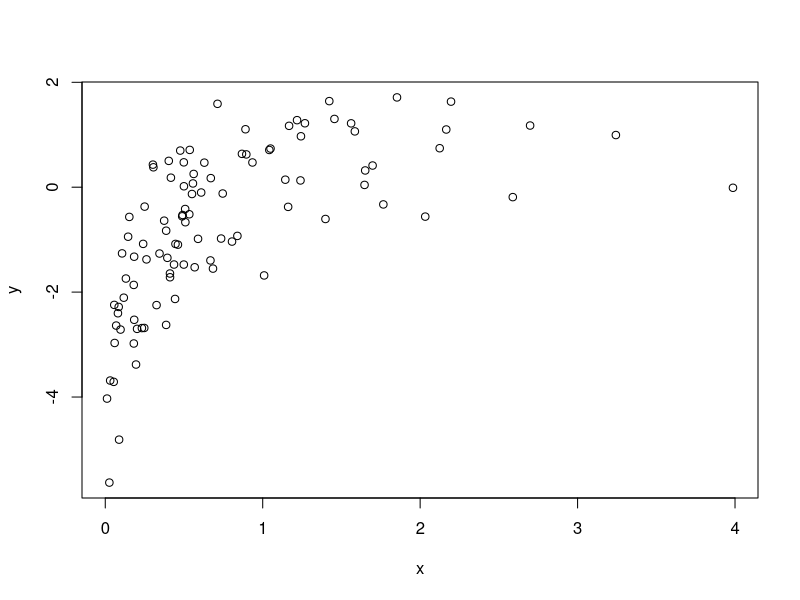
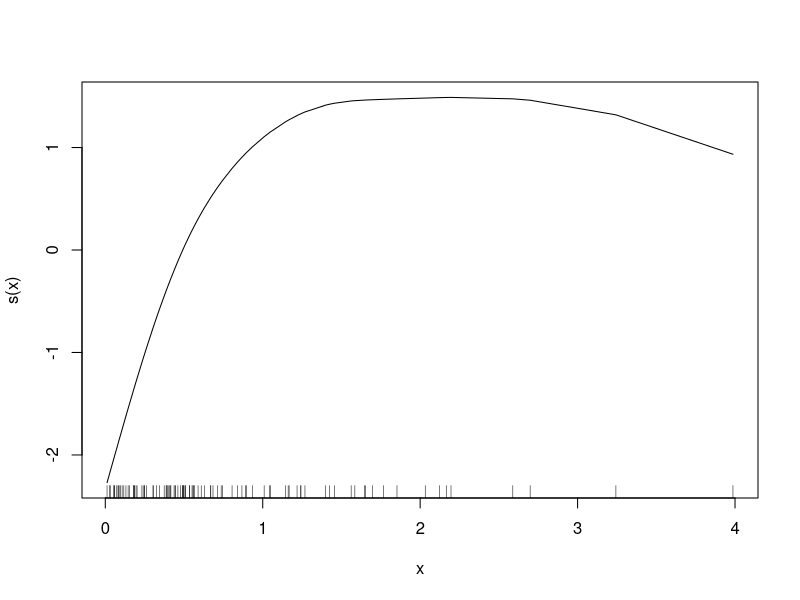
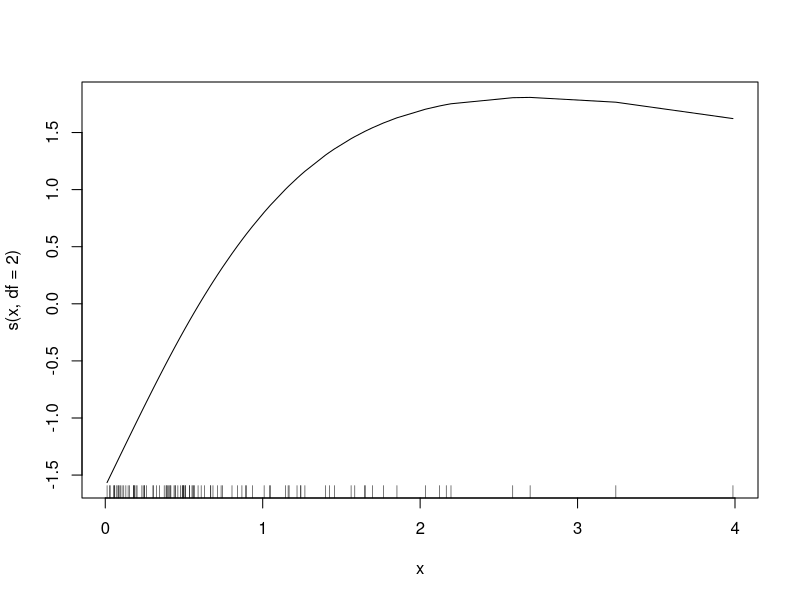
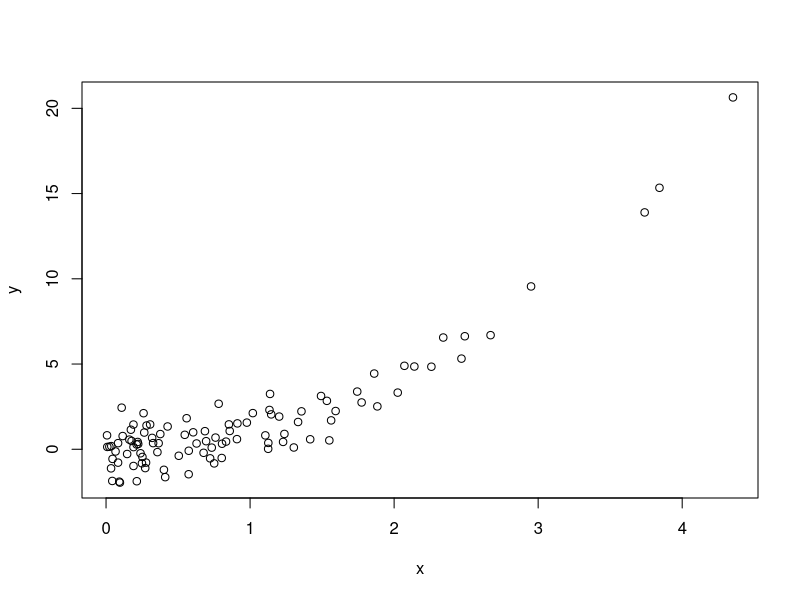
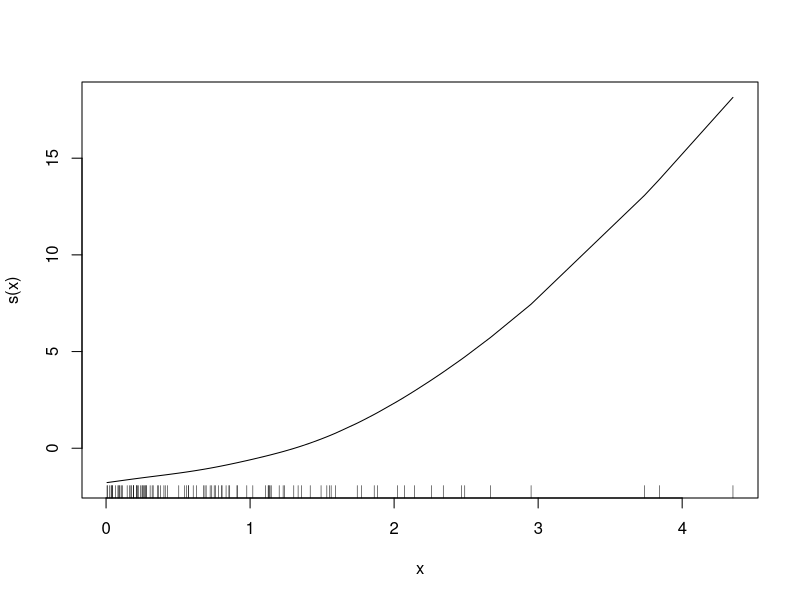

Source code (R) for these figures, in order:
## ---- chunk 1
knitr::opts_chunk$set(echo = FALSE)
library(gam)
## ---- chunk 2
data = data.frame(event = c('default', 'prepay', 'default', 'full_pay'),
                  install_num = c(1, 3, 2, 4),
                  term = c(5, 15, 3, 4),
                  payment = c(300, 200, 200, 300),
                  amount = c(1000, 2000, 500, 1500),
                  x = rpois(4, lambda=6))
data
## ---- chunk 3
expanded = data[c(rep(1, 1), rep(2, 3), rep(3, 2), rep(4, 4)),]
expanded$install_num = c(1:1, 1:3, 1:2, 1:4)
expanded$default = c(1, rep(0, 4), 1, rep(0, 4))
expanded$prepay = c(rep(0, 3), 1, rep(0, 6))
expanded$event = NULL
rownames(expanded) = NULL
expanded
## ---- chunk 4
x = rexp(100)
y = log(x) + rnorm(100)
data_set = data.frame(x, y)
plot(data_set$x, data_set$y, xlab='x', ylab='y')
## ---- chunk 5
model = gam(y ~ s(x), data=data_set)
plot(model)
## ---- chunk 6
model = gam(y ~ s(x, df=2), data=data_set)
plot(model)
## ---- chunk 7
x = rexp(100)
y = x^2 + rnorm(100)
data_set = data.frame(x, y)
plot(data_set$x, data_set$y, xlab='x', ylab='y')
## ---- chunk 8
model = gam(y ~ s(x), data=data_set)
plot(model)
## ---- chunk 9
expanded
## ---- chunk 10
library(nleqslv)

get_interest = function(loan_term, loan_amount, payment_amount) {
    nleqslv(x=1,
            fn=function(x) {
                loan_amount / sum((1 + x)^(-(1:loan_term))) - payment_amount
                })$x
}
## ---- chunk 11
amortize = function(loan_term, loan_amount, payment_amount) {
    # initialize amortization schedule data frame and calculate interest
    schedule = data.frame(payment = rep(payment_amount, loan_term),
                          principal_payment = rep(0, loan_term),
                          interest_payment = rep(0, loan_term),
                          remaining_principal = rep(0, loan_term))
    rate = get_interest(loan_term, loan_amount, payment_amount)
    interest = loan_amount * rate
    
    # iteratively populate and return schedule
    schedule[1, 'interest_payment'] = interest
    schedule[1, 'principal_payment'] = payment_amount - interest
    schedule[1, 'remaining_principal'] = loan_amount - schedule[1, 'principal_payment']
    
    for (i in 2:loan_term) {
        schedule[i, 'interest_payment'] =  schedule[i - 1, 'remaining_principal'] * rate
        schedule[i, 'principal_payment'] =  payment_amount - schedule[i, 'interest_payment']
        schedule[i, 'remaining_principal'] =  schedule[i - 1, 'remaining_principal'] - 
            schedule[i, 'principal_payment']
    }
    return(schedule)
}
## ---- chunk 12
amortize(10, 1000, 120)
